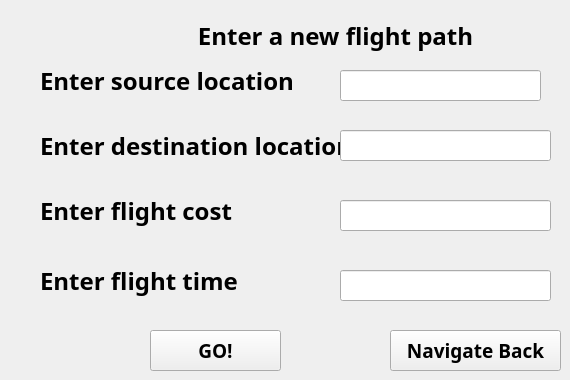
    <widget class="QWidget" name="AddNewLocation">
     <widget class="QLabel" name="label_6">
      <property name="geometry">
       <rect>
        <x>40</x>
        <y>60</y>
        <width>271</width>
        <height>41</height>
       </rect>
      </property>
      <property name="font">
       <font>
        <family>Myriad Hebrew</family>
        <pointsize>18</pointsize>
        <weight>75</weight>
        <bold>true</bold>
       </font>
      </property>
      <property name="text">
       <string>Enter source location</string>
      </property>
     </widget>
     <widget class="QLabel" name="label_7">
      <property name="geometry">
       <rect>
        <x>40</x>
        <y>130</y>
        <width>301</width>
        <height>31</height>
       </rect>
      </property>
      <property name="font">
       <font>
        <family>Myriad Hebrew</family>
        <pointsize>18</pointsize>
        <weight>75</weight>
        <bold>true</bold>
       </font>
      </property>
      <property name="text">
       <string>Enter destination location</string>
      </property>
     </widget>
     <widget class="QLabel" name="label_8">
      <property name="geometry">
       <rect>
        <x>40</x>
        <y>190</y>
        <width>261</width>
        <height>41</height>
       </rect>
      </property>
      <property name="font">
       <font>
        <family>Myriad Hebrew</family>
        <pointsize>18</pointsize>
        <weight>75</weight>
        <bold>true</bold>
       </font>
      </property>
      <property name="text">
       <string>Enter flight cost</string>
      </property>
     </widget>
     <widget class="QLabel" name="label_9">
      <property name="geometry">
       <rect>
        <x>40</x>
        <y>260</y>
        <width>241</width>
        <height>41</height>
       </rect>
      </property>
      <property name="font">
       <font>
        <family>Myriad Hebrew</family>
        <pointsize>18</pointsize>
        <weight>75</weight>
        <bold>true</bold>
       </font>
      </property>
      <property name="text">
       <string>Enter flight time</string>
      </property>
     </widget>
     <widget class="QLineEdit" name="sourceLocation">
      <property name="geometry">
       <rect>
        <x>340</x>
        <y>70</y>
        <width>201</width>
        <height>31</height>
       </rect>
      </property>
     </widget>
     <widget class="QLineEdit" name="destinationLocation">
      <property name="geometry">
       <rect>
        <x>340</x>
        <y>130</y>
        <width>211</width>
        <height>31</height>
       </rect>
      </property>
     </widget>
     <widget class="QLineEdit" name="flightCost">
      <property name="geometry">
       <rect>
        <x>340</x>
        <y>200</y>
        <width>211</width>
        <height>31</height>
       </rect>
      </property>
     </widget>
     <widget class="QLineEdit" name="flightTime">
      <property name="geometry">
       <rect>
        <x>340</x>
        <y>270</y>
        <width>211</width>
        <height>31</height>
       </rect>
      </property>
     </widget>
     <widget class="QLabel" name="label_10">
      <property name="geometry">
       <rect>
        <x>190</x>
        <y>20</y>
        <width>291</width>
        <height>31</height>
       </rect>
      </property>
      <property name="font">
       <font>
        <family>Myriad Hebrew</family>
        <pointsize>18</pointsize>
        <weight>75</weight>
        <italic>false</italic>
        <bold>true</bold>
       </font>
      </property>
      <property name="text">
       <string>Enter a new flight path</string>
      </property>
      <property name="alignment">
       <set>Qt::AlignCenter</set>
      </property>
     </widget>
     <widget class="QPushButton" name="safe">
      <property name="geometry">
       <rect>
        <x>390</x>
        <y>330</y>
        <width>171</width>
        <height>41</height>
       </rect>
      </property>
      <property name="font">
       <font>
        <family>Myriad Hebrew</family>
        <pointsize>14</pointsize>
        <weight>75</weight>
        <bold>true</bold>
       </font>
      </property>
      <property name="text">
       <string>Navigate Back</string>
      </property>
     </widget>
     <widget class="QPushButton" name="Go">
      <property name="geometry">
       <rect>
        <x>150</x>
        <y>330</y>
        <width>131</width>
        <height>41</height>
       </rect>
      </property>
      <property name="font">
       <font>
        <family>Myriad Hebrew</family>
        <pointsize>14</pointsize>
        <weight>75</weight>
        <bold>true</bold>
       </font>
      </property>
      <property name="text">
       <string>GO!</string>
      </property>
     </widget>
    </widget>
